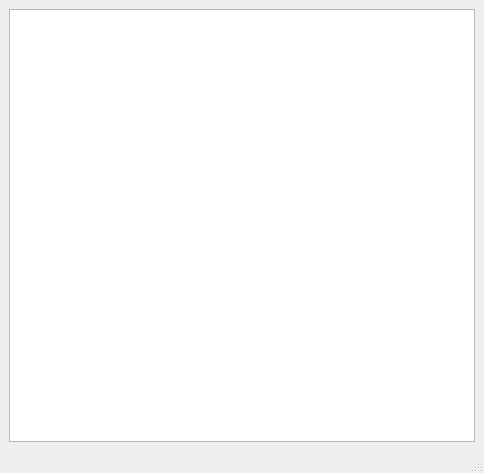
<?xml version="1.0" encoding="UTF-8"?>
<ui version="4.0">
 <class>Browser</class>
 <widget class="QMainWindow" name="Browser">
  <property name="geometry">
   <rect>
    <x>0</x>
    <y>0</y>
    <width>484</width>
    <height>473</height>
   </rect>
  </property>
  <property name="windowTitle">
   <string>Xappt Browser</string>
  </property>
  <widget class="QWidget" name="centralwidget">
   <layout class="QGridLayout" name="gridLayout">
    <item row="0" column="0" colspan="2">
     <widget class="QTreeWidget" name="treeTools">
      <property name="alternatingRowColors">
       <bool>true</bool>
      </property>
      <property name="rootIsDecorated">
       <bool>false</bool>
      </property>
      <property name="sortingEnabled">
       <bool>true</bool>
      </property>
      <attribute name="headerVisible">
       <bool>false</bool>
      </attribute>
      <column>
       <property name="text">
        <string notr="true">1</string>
       </property>
      </column>
     </widget>
    </item>
   </layout>
  </widget>
  <widget class="QMenuBar" name="menubar">
   <property name="geometry">
    <rect>
     <x>0</x>
     <y>0</y>
     <width>484</width>
     <height>27</height>
    </rect>
   </property>
  </widget>
  <widget class="QStatusBar" name="statusbar"/>
 </widget>
 <resources/>
 <connections/>
</ui>
